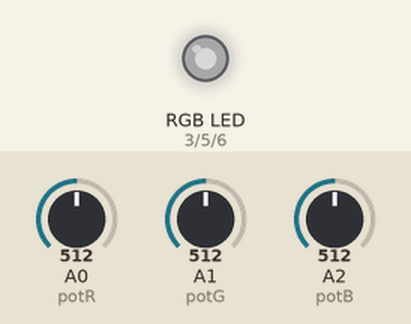
Bench run of a sketch on a simulated Arduino Uno, built with avr-gcc and run on an emulated ATmega328P. On the bench: an RGB LED mixed from three pins (HIGH = lit). The inputs (shaded band) are chosen by the test bench; at power-on: A0 (potR) = 512, A1 (potG) = 512, A2 (potB) = 512. Dim RGB values are drawn brighter than linear.

Above: at 1.2 s.
1.3 s: A0 (potR) set to 900
At 1.7 s:
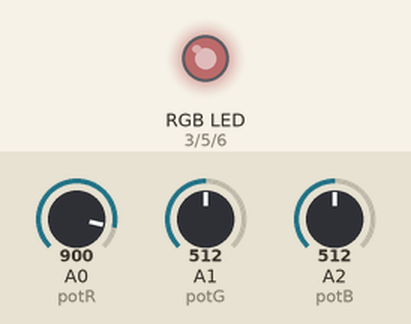
2.8 s: A1 (potG) set to 900
At 4.0 s:
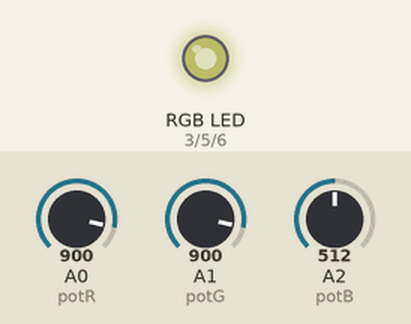
4.3 s: A2 (potB) set to 900
At 5.2 s:
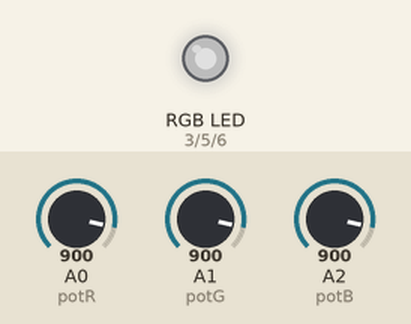
5.8 s: A0 (potR) set to 716
At 6.3 s:
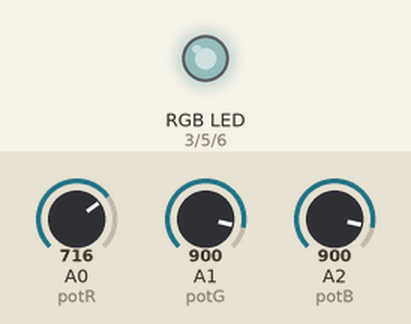
7.3 s: A1 (potG) set to 716
At 8.5 s:
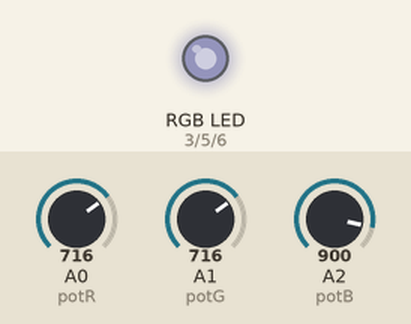
8.8 s: A2 (potB) set to 0
At 9.8 s:
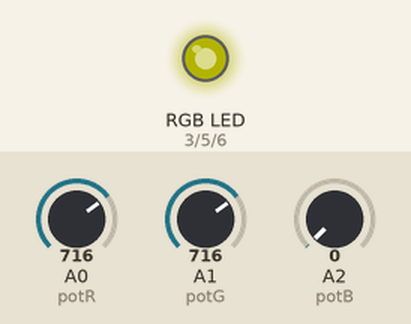
Timing chart, 0 to 11.3 s (numbered marks = the images above; inputs shaded):
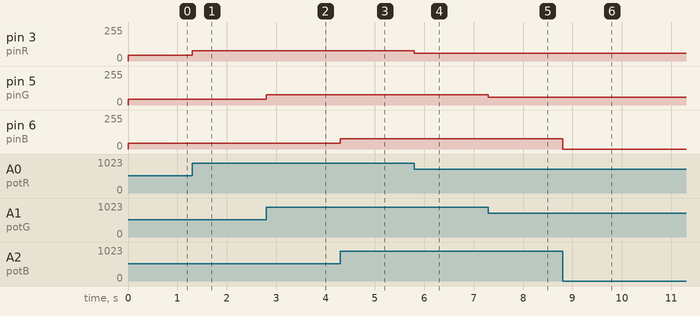

Measured:
- after the input at 1.3 s, pin 3 (pinR): 43/255 → 76/255 at once
- after the input at 2.8 s, pin 5 (pinG): 43/255 → 76/255 at once
- after the input at 4.3 s, pin 6 (pinB): 43/255 → 76/255 at once
- after the input at 5.8 s, pin 3 (pinR): 76/255 → 60/255 at once
- after the input at 7.3 s, pin 5 (pinG): 76/255 → 60/255 at once
- after the input at 8.8 s, pin 6 (pinB): 76/255 → 0/255 at once

The sketch:

RGB_WITH_SLIDE.ino
```cpp
const int pinR = 3;
const int pinG = 5;
const int pinB = 6;

const int potR = A0;
const int potG = A1;
const int potB = A2;

void setup() {
  pinMode(pinR, OUTPUT);
  pinMode(pinG, OUTPUT);
  pinMode(pinB, OUTPUT);

  pinMode(potR, INPUT);
  pinMode(potG, INPUT);
  pinMode(potB, INPUT);
}

int readPot(int pin) {
  return map(analogRead(pin), 0, 3000, 0, 255);
}

void loop() {
  analogWrite(pinR, readPot(potR));
  analogWrite(pinG, readPot(potG));
  analogWrite(pinB, readPot(potB));
}
```
